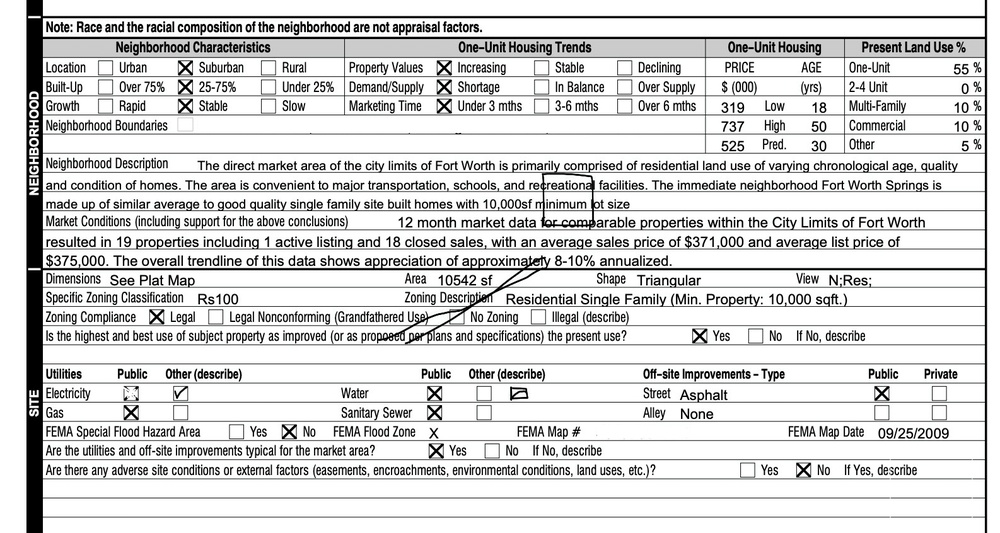
#> input picture samples/1.jpg, 1000 x 533 px, shrunk from 1586 x 846 before the run
$ python -i detector.py   (imports and definitions only)
#> lines starting #> are read from the running program, lines starting #| are printed output that depends on the picture; after the words box and inside, x2 and y2 are one past the last pixel; in counts of white or black regions, pixels touching at a corner belong together
"""Classical OpenCV checkbox detector.

Pure functions: image in, boxes out. No FastAPI imports.

TODO(production):
- Deskew via Hough lines / minAreaRect before detection.
- Replace brittle fill threshold with a small CNN on proposed crops.
- Emit a confidence score per box for downstream filtering / VLM fallback.
- Support batch detection and structured logging of intermediate stats.
"""

from __future__ import annotations

from dataclasses import dataclass

import cv2
import numpy as np

from app.config import DEFAULT_CONFIG, DetectorConfig


@dataclass(frozen=True)
class Detection:
    bbox: tuple[int, int, int, int]  # x1, y1, x2, y2
    is_checked: bool


# [7 lines left out: function decode_image, not called in this run]


def detect_checkboxes(
    image: np.ndarray,
    config: DetectorConfig = DEFAULT_CONFIG,
) -> list[Detection]:
    """Detect checkboxes and classify each as checked / unchecked."""
    if image is None or image.size == 0:
        return []

    gray = (
        cv2.cvtColor(image, cv2.COLOR_BGR2GRAY)
        if image.ndim == 3
        else image
    )
    height, width = gray.shape[:2]
    scale = width / config.reference_width

    binary = _adaptive_binary(gray, config)
    cleaned = _remove_long_lines(binary, scale, config)
    ring_candidates = _geometry_candidates(cleaned, scale, config)
    hole_candidates = _hole_candidates(binary, scale, config)

    detections: list[Detection] = []
    for x, y, w, h in ring_candidates:
        det = _to_detection(binary, gray, x, y, w, h, scale, config, require_square=True)
        if det is not None:
            detections.append(det)
    for x, y, w, h in hole_candidates:
        det = _to_detection(binary, gray, x, y, w, h, scale, config, require_square=False)
        if det is not None:
            detections.append(det)

    return _nms(detections, config.nms_iou_threshold)


# [11 lines left out: function annotate_detections, not called in this run]


def _adaptive_binary(gray: np.ndarray, config: DetectorConfig) -> np.ndarray:
    block = config.adaptive_block_size
    if block % 2 == 0:
        block += 1
    # Inverted so ink is white (255)
    return cv2.adaptiveThreshold(
        gray,
        255,
        cv2.ADAPTIVE_THRESH_GAUSSIAN_C,
        cv2.THRESH_BINARY_INV,
        block,
        config.adaptive_c,
    )


def _remove_long_lines(
    binary: np.ndarray,
    scale: float,
    config: DetectorConfig,
) -> np.ndarray:
    """Subtract long horizontal/vertical rules; short checkbox edges survive."""
    length = max(15, int(round(config.line_kernel_length * scale)))
    horizontal_kernel = cv2.getStructuringElement(cv2.MORPH_RECT, (length, 1))
    vertical_kernel = cv2.getStructuringElement(cv2.MORPH_RECT, (1, length))

    horizontal = cv2.morphologyEx(binary, cv2.MORPH_OPEN, horizontal_kernel)
    vertical = cv2.morphologyEx(binary, cv2.MORPH_OPEN, vertical_kernel)
    lines = cv2.bitwise_or(horizontal, vertical)
    cleaned = cv2.subtract(binary, lines)

    # Light close to reconnect box corners broken by line subtraction
    reconnect = cv2.getStructuringElement(cv2.MORPH_RECT, (3, 3))
    return cv2.morphologyEx(cleaned, cv2.MORPH_CLOSE, reconnect)


def _geometry_candidates(
    cleaned: np.ndarray,
    scale: float,
    config: DetectorConfig,
) -> list[tuple[int, int, int, int]]:
    # Loose pre-filter: the component may be a mark overshooting its box or a
    # box missing a side that was removed with a table rule.
    min_size = config.box_size_min * scale * 0.6
    max_size = config.box_size_max * scale * 1.4

    num_labels, _labels, stats, _centroids = cv2.connectedComponentsWithStats(
        cleaned, connectivity=8
    )
    candidates: list[tuple[int, int, int, int]] = []
    for i in range(1, num_labels):  # skip background
        x = int(stats[i, cv2.CC_STAT_LEFT])
        y = int(stats[i, cv2.CC_STAT_TOP])
        w = int(stats[i, cv2.CC_STAT_WIDTH])
        h = int(stats[i, cv2.CC_STAT_HEIGHT])
        if w < min_size or h < min_size or w > max_size or h > max_size:
            continue
        aspect = w / h if h else 0.0
        if aspect < config.aspect_min * 0.8 or aspect > config.aspect_max * 1.25:
            continue
        candidates.append((x, y, w, h))
    return candidates


def _hole_candidates(
    binary: np.ndarray,
    scale: float,
    config: DetectorConfig,
) -> list[tuple[int, int, int, int]]:
    """Empty square interiors enclosed by H/V ink, including table-fused boxes.

    Adapted from the hole/line approach in checkbox_detection_opencv, but
    kernels and size filters scale with image width, and the page exterior is
    skipped. Uses the adaptive binary so JPEG/shaded pages stay consistent.
    """
    k = max(8, int(round(config.hole_kernel_length * scale)))
    k_h = cv2.getStructuringElement(cv2.MORPH_RECT, (k, 1))
    k_v = cv2.getStructuringElement(cv2.MORPH_RECT, (1, k))
    h_open = cv2.morphologyEx(binary, cv2.MORPH_OPEN, k_h)
    v_open = cv2.morphologyEx(binary, cv2.MORPH_OPEN, k_v)
    h_close = cv2.morphologyEx(binary, cv2.MORPH_CLOSE, k_h)
    v_close = cv2.morphologyEx(binary, cv2.MORPH_CLOSE, k_v)
    lines = cv2.bitwise_or(
        cv2.bitwise_and(h_open, h_close),
        cv2.bitwise_and(v_open, v_close),
    )
    lines = cv2.dilate(lines, np.ones((3, 3), np.uint8), iterations=1)

    holes = cv2.bitwise_not(lines)
    _num, _labels, stats, _centroids = cv2.connectedComponentsWithStats(
        holes, connectivity=8
    )

    min_size = config.box_size_min * scale
    max_size = config.box_size_max * scale
    img_h, img_w = binary.shape[:2]
    candidates: list[tuple[int, int, int, int]] = []
    # Label 0 is the line background; skip it. Size filter drops the page hole.
    for i in range(1, stats.shape[0]):
        x = int(stats[i, cv2.CC_STAT_LEFT])
        y = int(stats[i, cv2.CC_STAT_TOP])
        w = int(stats[i, cv2.CC_STAT_WIDTH])
        h = int(stats[i, cv2.CC_STAT_HEIGHT])
        if w < min_size or h < min_size or w > max_size or h > max_size:
            continue
        aspect = w / h if h else 0.0
        if aspect < config.aspect_min or aspect > config.aspect_max:
            continue
        if x <= 1 or y <= 1 or x + w >= img_w - 1 or y + h >= img_h - 1:
            continue
        candidates.append((x, y, w, h))
    return candidates


def _to_detection(
    binary: np.ndarray,
    gray: np.ndarray,
    x: int,
    y: int,
    w: int,
    h: int,
    scale: float,
    config: DetectorConfig,
    *,
    require_square: bool,
) -> Detection | None:
    box = _square_box(binary, x, y, w, h, config)
    if box is None:
        if require_square:
            return None
        box = (x, y, x + w, y + h)
        # Hole interiors without a full square ring still need 3 inked walls
        # so letter counters (e.g. "Att.") don't sneak through.
        if not _has_enough_walls(binary, box, min_sides=3):
            return None
    bx1, by1, bx2, by2 = box
    bw, bh = bx2 - bx1, by2 - by1
    min_size = config.box_size_min * scale
    max_size = config.box_size_max * scale
    if not (min_size <= bw <= max_size and min_size <= bh <= max_size):
        return None
    if bh == 0 or not (config.aspect_min <= bw / bh <= config.aspect_max):
        return None
    if not _surroundings_are_light(gray, box, config):
        return None
    is_checked = _fill_check(binary, bx1, by1, bw, bh, config)
    return Detection(bbox=box, is_checked=is_checked)


def _longest_runs(mask: np.ndarray) -> np.ndarray:
    """Length of the longest run of True values in each row."""
    run = np.zeros(mask.shape[0], dtype=np.int32)
    best = np.zeros(mask.shape[0], dtype=np.int32)
    for col in mask.T:
        run = np.where(col, run + 1, 0)
        np.maximum(best, run, out=best)
    return best


def _square_box(
    binary: np.ndarray,
    x: int,
    y: int,
    w: int,
    h: int,
    config: DetectorConfig,
) -> tuple[int, int, int, int] | None:
    """Find four straight sides around a candidate and return the refined box.

    Runs on the un-cleaned binary so sides shared with table rules still count.
    Letters fail because they lack straight lines spanning the full width and
    height on all four sides.
    """
    img_h, img_w = binary.shape[:2]
    pad = max(2, int(round(0.2 * max(w, h))))
    x1, y1 = max(0, x - pad), max(0, y - pad)
    x2, y2 = min(img_w, x + w + pad), min(img_h, y + h + pad)
    roi = binary[y1:y2, x1:x2] > 0

    long_rows = np.flatnonzero(_longest_runs(roi) >= config.side_run_ratio * w)
    long_cols = np.flatnonzero(_longest_runs(roi.T) >= config.side_run_ratio * h)
    if len(long_rows) < 2 or len(long_cols) < 2:
        return None

    # Pick the lines nearest the component's own edges, not the outermost ones,
    # so a neighbouring table rule inside the padding is ignored.
    top = int(long_rows[np.argmin(np.abs(long_rows - (y - y1)))])
    bottom = int(long_rows[np.argmin(np.abs(long_rows - (y - y1 + h - 1)))])
    left = int(long_cols[np.argmin(np.abs(long_cols - (x - x1)))])
    right = int(long_cols[np.argmin(np.abs(long_cols - (x - x1 + w - 1)))])
    if bottom - top < 4 or right - left < 4:
        return None

    side_len = min(bottom - top, right - left) + 1
    t = max(1, side_len // 12)
    sides = (
        roi[top : top + t + 1, left : right + 1].any(axis=0),
        roi[bottom - t : bottom + 1, left : right + 1].any(axis=0),
        roi[top : bottom + 1, left : left + t + 1].any(axis=1),
        roi[top : bottom + 1, right - t : right + 1].any(axis=1),
    )
    # Every side must reach both corners; rounded glyphs (D, O, 0) don't.
    end = max(1, int(round(config.corner_size * side_len)))
    for side in sides:
        if float(side.mean()) < config.side_coverage_min:
            return None
        if not (side[:end].all() and side[-end:].all()):
            return None

    return (x1 + left, y1 + top, x1 + right + 1, y1 + bottom + 1)


def _has_enough_walls(
    binary: np.ndarray,
    box: tuple[int, int, int, int],
    min_sides: int = 3,
    coverage: float = 0.65,
) -> bool:
    x1, y1, x2, y2 = box
    roi = binary[y1:y2, x1:x2] > 0
    if min(roi.shape) < 4:
        return False
    t = max(1, min(roi.shape) // 12)
    scores = (
        float(roi[:t, :].mean()),
        float(roi[-t:, :].mean()),
        float(roi[:, :t].mean()),
        float(roi[:, -t:].mean()),
    )
    return sum(s >= coverage for s in scores) >= min_sides


def _surroundings_are_light(
    gray: np.ndarray,
    box: tuple[int, int, int, int],
    config: DetectorConfig,
) -> bool:
    """Median of a ring just outside the box; rejects reverse-video text and bars."""
    x1, y1, x2, y2 = box
    img_h, img_w = gray.shape[:2]
    m = max(2, (x2 - x1) // 5)
    ox1, oy1 = max(0, x1 - m), max(0, y1 - m)
    ox2, oy2 = min(img_w, x2 + m), min(img_h, y2 + m)
    outer = gray[oy1:oy2, ox1:ox2]
    mask = np.ones(outer.shape, dtype=bool)
    mask[y1 - oy1 : y2 - oy1, x1 - ox1 : x2 - ox1] = False
    ring = outer[mask]
    return ring.size > 0 and float(np.median(ring)) >= config.surround_min_gray


def _fill_check(
    binary: np.ndarray,
    x: int,
    y: int,
    w: int,
    h: int,
    config: DetectorConfig,
) -> bool:
    """Ink density in the inset interior; above threshold => checked."""
    inset_x = max(1, int(round(w * config.fill_inset)))
    inset_y = max(1, int(round(h * config.fill_inset)))
    img_h, img_w = binary.shape[:2]

    ix1 = min(x + inset_x, img_w - 1)
    iy1 = min(y + inset_y, img_h - 1)
    ix2 = max(x + w - inset_x, ix1 + 1)
    iy2 = max(y + h - inset_y, iy1 + 1)
    ix2 = min(ix2, img_w)
    iy2 = min(iy2, img_h)

    interior = binary[iy1:iy2, ix1:ix2]
    if interior.size == 0:
        return False
    density = float(np.count_nonzero(interior)) / float(interior.size)
    return density > config.fill_threshold


def _iou(a: tuple[int, int, int, int], b: tuple[int, int, int, int]) -> float:
    ax1, ay1, ax2, ay2 = a
    bx1, by1, bx2, by2 = b
    inter_x1 = max(ax1, bx1)
    inter_y1 = max(ay1, by1)
    inter_x2 = min(ax2, bx2)
    inter_y2 = min(ay2, by2)
    iw = max(0, inter_x2 - inter_x1)
    ih = max(0, inter_y2 - inter_y1)
    inter = iw * ih
    if inter == 0:
        return 0.0
    area_a = max(0, ax2 - ax1) * max(0, ay2 - ay1)
    area_b = max(0, bx2 - bx1) * max(0, by2 - by1)
    union = area_a + area_b - inter
    return inter / union if union else 0.0


def _nms(detections: list[Detection], iou_threshold: float) -> list[Detection]:
    if not detections:
        return []
    # Prefer larger boxes when overlapping (more complete ring)
    ordered = sorted(
        detections,
        key=lambda d: (d.bbox[2] - d.bbox[0]) * (d.bbox[3] - d.bbox[1]),
        reverse=True,
    )
    kept: list[Detection] = []
    for det in ordered:
        if any(_iou(det.bbox, k.bbox) >= iou_threshold for k in kept):
            continue
        kept.append(det)
    # Stable reading order: top-to-bottom, left-to-right
    kept.sort(key=lambda d: (d.bbox[1], d.bbox[0]))
    return kept

>>> import cv2
>>> picture = cv2.imread('../samples/1.jpg')
#> picture is the input picture: shape (533, 1000, 3); mean B, G, R 215.1, 215.2, 215
>>> result = detect_checkboxes(picture)
#> in _adaptive_binary, `return cv2.adaptiveThreshold( gray, 255, cv2.ADAPTIVE_THRESH_GAUSSIAN_..`:
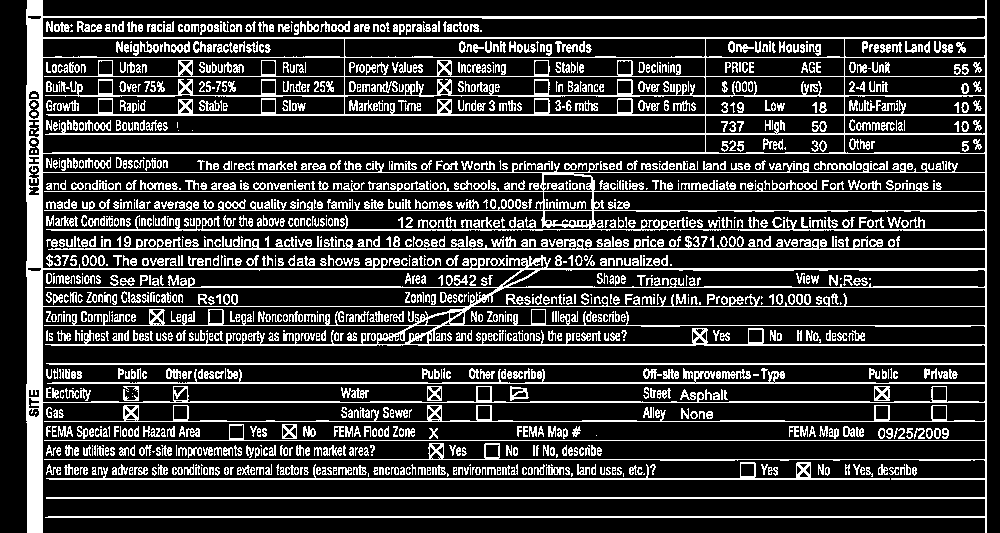
#> returned value: shape (533, 1000); 20.9% white in thin lines or dots
#> in _geometry_candidates, `num_labels, _labels, stats, _centroids = cv2.connectedComponentsWithSt..`:
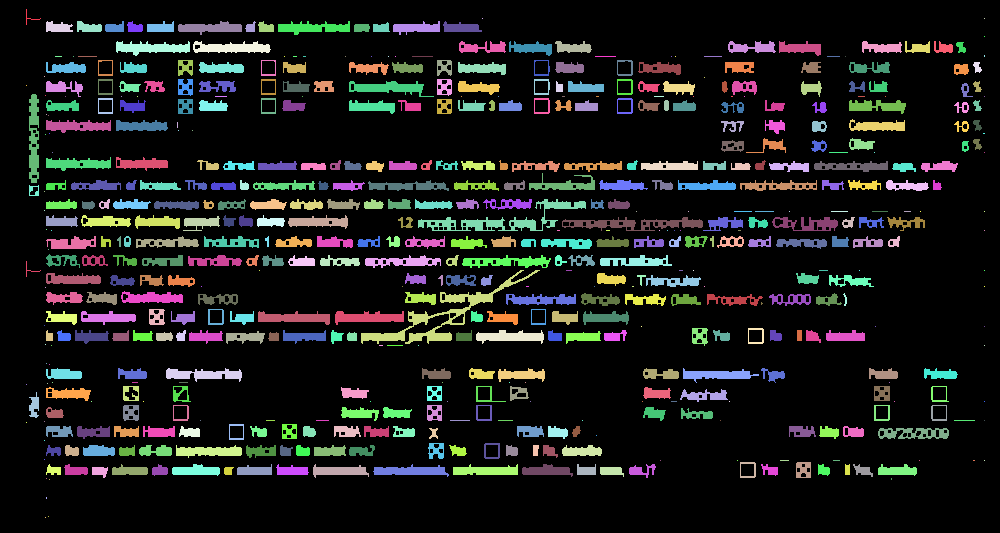
#> _labels: shape (533, 1000) int32; 547 distinct labels, from 0 to 546; one colour per label, 0 black
#> in _geometry_candidates, `num_labels, _labels, stats, _centroids = cv2.connectedComponentsWithSt..`: num_labels = 547; stats = 547 rows, first 6: [0, 0, 1000, 533, 443234], [26, 9, 15, 16, 30], [482, 18, 1, 1, 1], [984, 18, 1, 1, 1], [46, 21, 27, 11, 220], [77, 21, 25, 11, 204]
#> the loop in _geometry_candidates, `for i in range(1, num_labels):` made 546 passes
#> (x, y, w, h) on passes 2, 3, 9: (482, 18, 1, 1), (984, 18, 1, 1), (178, 21, 64, 14)
#> after the loop in _geometry_candidates, `for i in range(1, num_labels):`: candidates = 139 items, first 6: (26, 9, 15, 16), (105, 21, 19, 11), (127, 21, 16, 11), (245, 21, 11, 11), (258, 21, 16, 11), (373, 22, 17, 10)
#> in detect_checkboxes, `ring_candidates = _geometry_candidates(cleaned, scale, config)`: ring_candidates has the same summary as candidates in _geometry_candidates
#> in _hole_candidates, `v_close = cv2.morphologyEx(binary, cv2.MORPH_CLOSE, k_v)`:
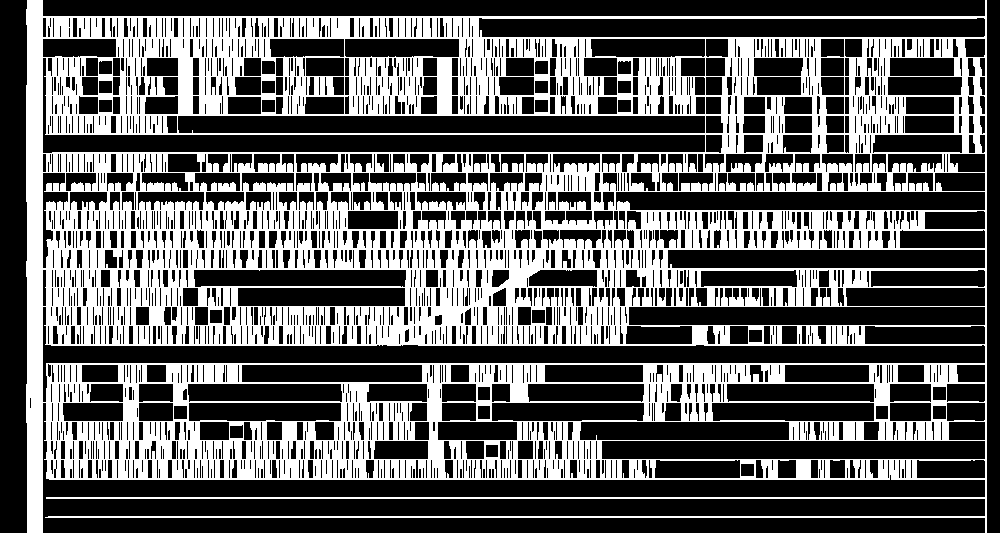
#> v_close: shape (533, 1000); 37.7% white; 1 white region, box (x1, y1, x2, y2) and area: (26, 0, 987, 533) 201135
#> in _hole_candidates, `lines = cv2.dilate(lines, np.ones((3, 3), np.uint8), iterations=1)`:
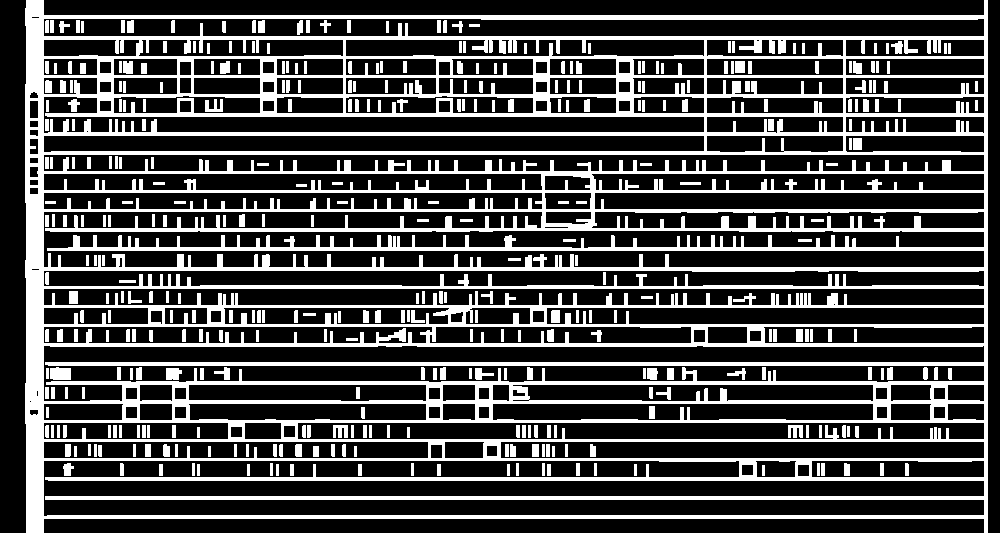
#> lines: shape (533, 1000); 27.6% white; 368 white regions, largest, box (x1, y1, x2, y2) and area: (25, 0, 988, 533) 128898, (50, 367, 71, 380) 252, (166, 368, 182, 380) 167
#> in _hole_candidates, `_num, _labels, stats, _centroids = cv2.connectedComponentsWithStats( h..`:
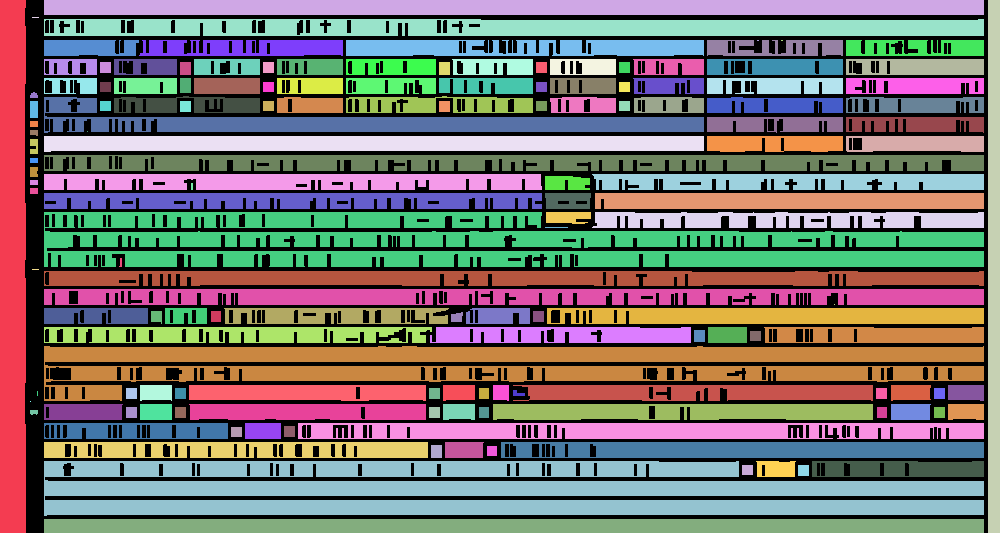
#> _labels: shape (533, 1000) int32; 152 distinct labels, from 0 to 151; one colour per label, 0 black
#> in _hole_candidates, `_num, _labels, stats, _centroids = cv2.connectedComponentsWithStats( h..`: stats = 152 rows, first 6: [25, 0, 963, 533, 147250], [0, 0, 26, 533, 13662], [44, 0, 940, 15, 14100], [988, 0, 12, 533, 6396], [32, 17, 7, 1, 7], [44, 19, 940, 17, 14242]
#> the loop in _hole_candidates, `for i in range(1, stats.shape[0]):` made 151 passes
#> (x, y, w, h) on passes 1 to 3: (0, 0, 26, 533), (44, 0, 940, 15), (988, 0, 12, 533)
#> after the loop in _hole_candidates, `for i in range(1, stats.shape[0]):`: candidates = 42 items, first 6: (100, 62, 11, 11), (180, 62, 11, 13), (263, 62, 11, 11), (439, 62, 11, 13), (536, 62, 11, 11), (619, 62, 11, 11)
#> in detect_checkboxes, `hole_candidates = _hole_candidates(binary, scale, config)`: hole_candidates has the same summary as candidates in _hole_candidates
#> the loop in detect_checkboxes, `for x, y, w, h in ring_candidates:` made 139 passes
#> (x, y, w, h) on passes 11 to 18: (261, 60, 15, 16), (437, 60, 15, 16), (534, 60, 16, 16), (617, 60, 16, 16), (973, 62, 9, 11), (954, 64, 15, 11), (98, 79, 15, 16), (178, 79, 15, 17)
#> pass 1, in _square_box, `roi = binary[y1:y2, x1:x2] > 0`:
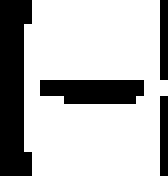
#> roi: shape (22, 21) bool (shown 8 times larger); 72.5% white; 4 black regions (2 under 20 px), largest, box (x1, y1, x2, y2) and area: (0, 0, 4, 22) 72, (5, 10, 18, 13) 35
#> the loop in detect_checkboxes, `for x, y, w, h in hole_candidates:` made 42 passes
#> pass 2, in _surroundings_are_light (call 41), `outer = gray[oy1:oy2, ox1:ox2]`:
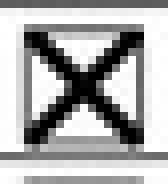
#> outer: shape (23, 21) (shown 8 times larger); min 0, max 255, mean 173.8
#> the loop in _nms, `for det in ordered:` made 74 passes
